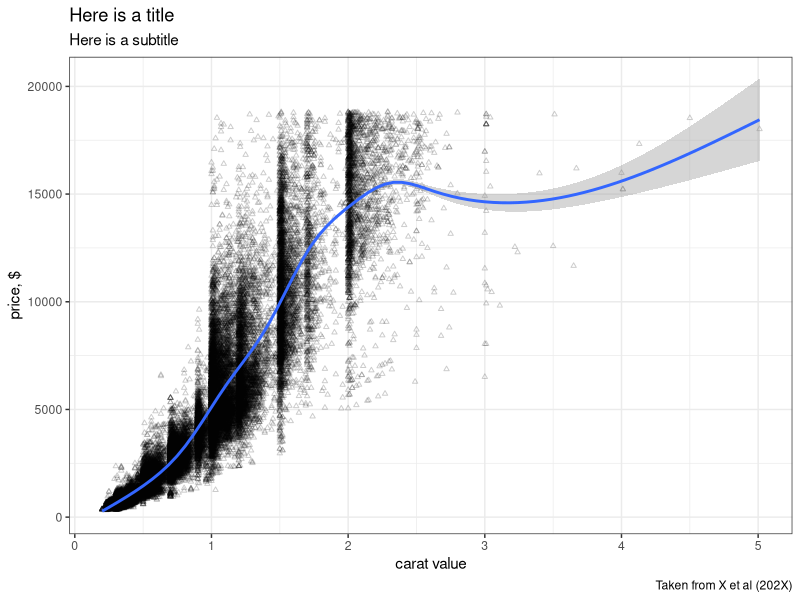
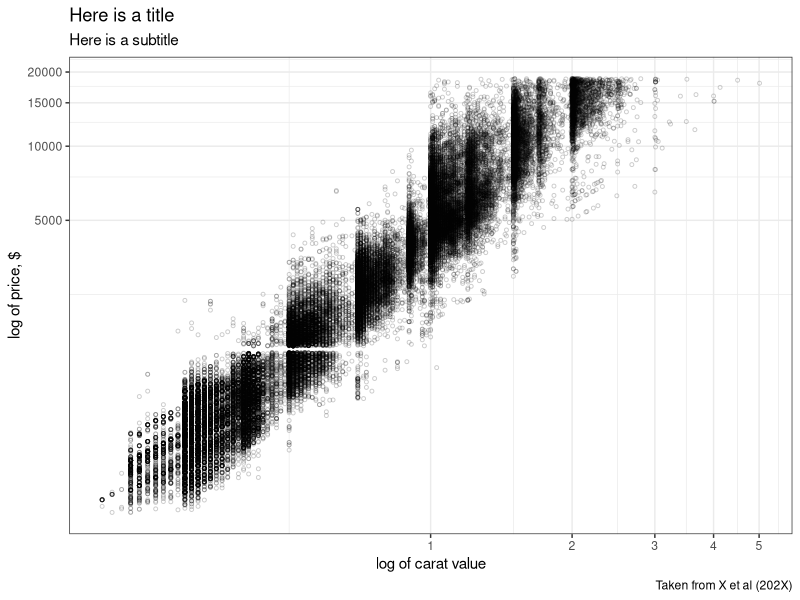
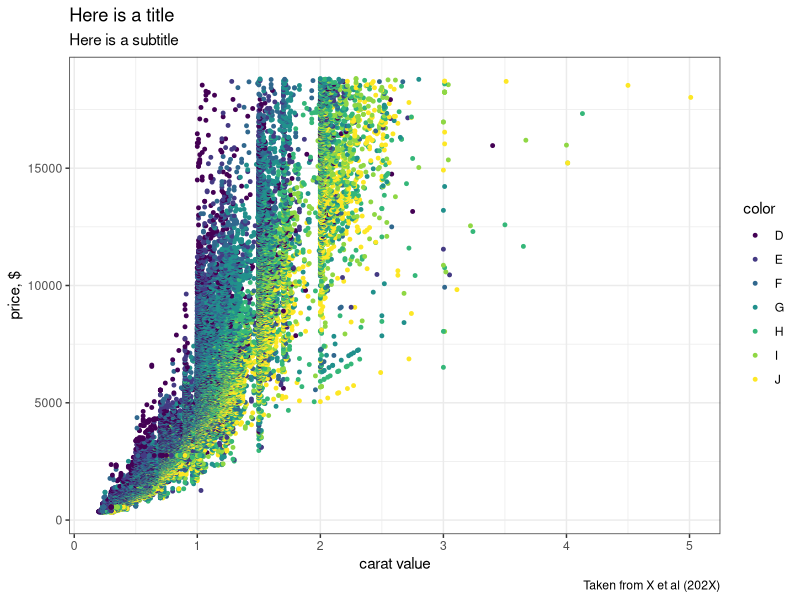
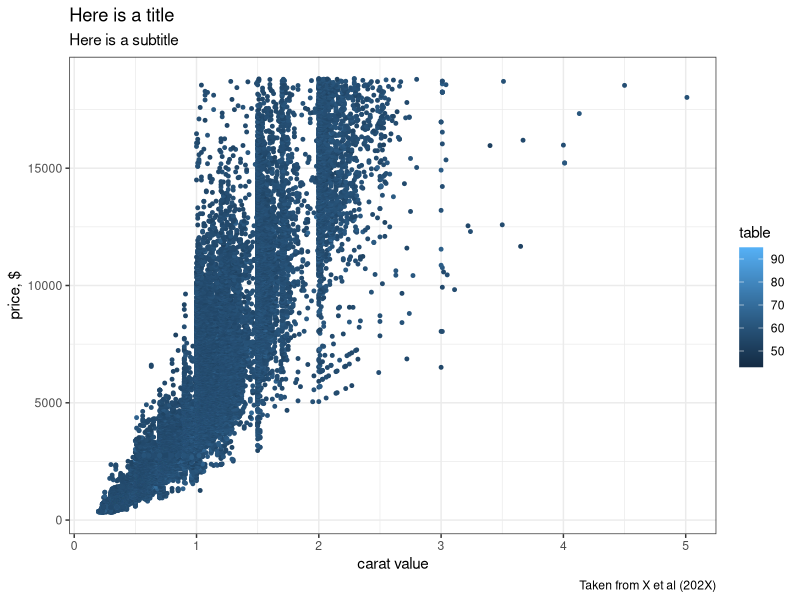
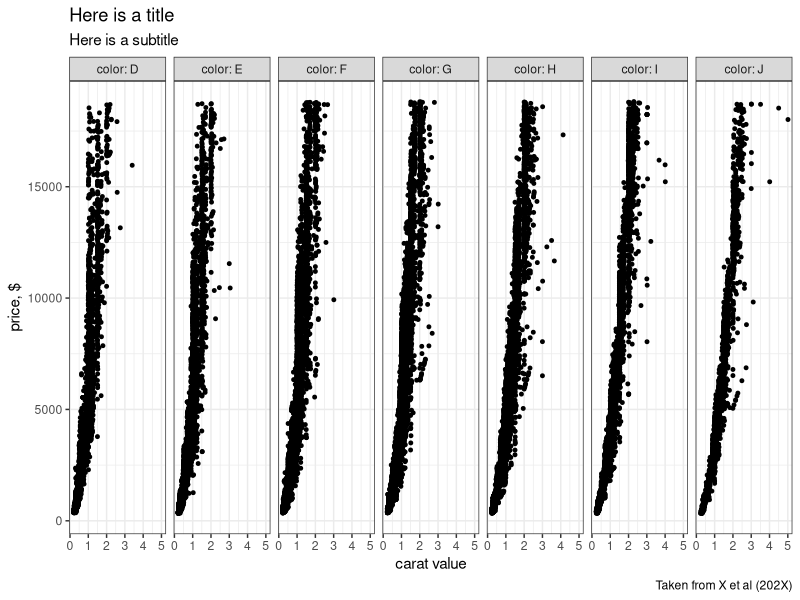
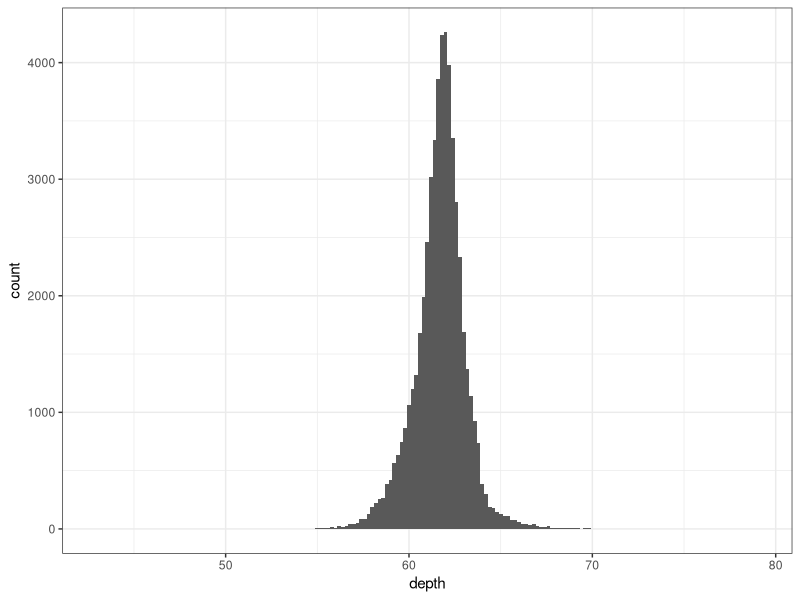
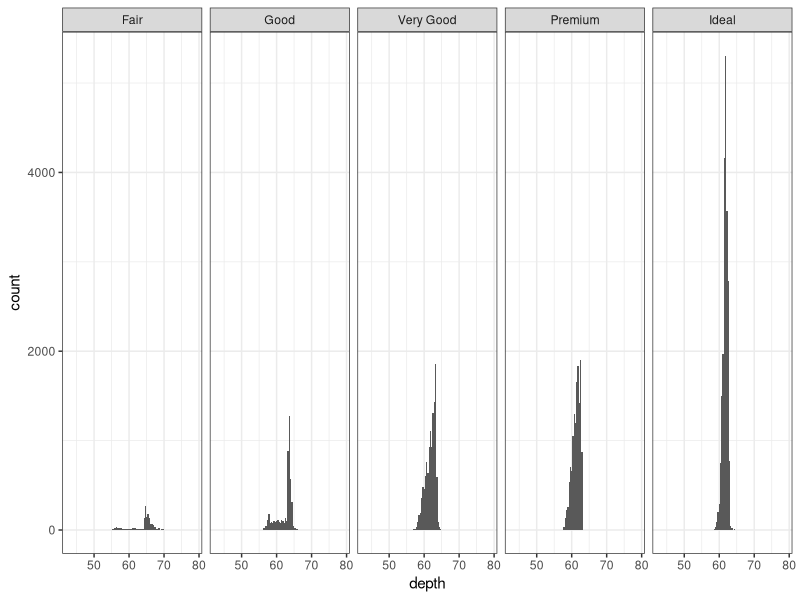
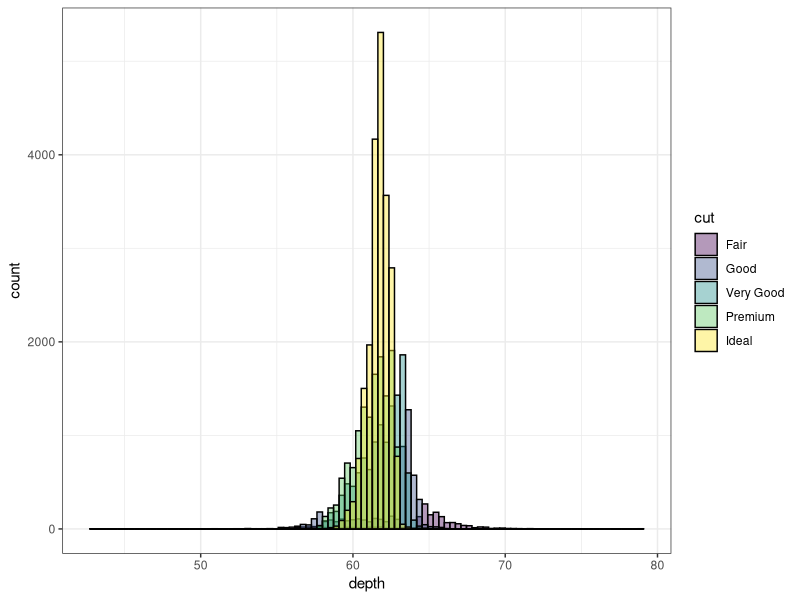

These charts were generated, in order, by the following R code:
## ---- chunk 1
knitr::opts_chunk$set(echo = TRUE)
## ---- chunk 2
# fits through a smooth curve
#install.packages('ggplot2')
library(ggplot2)
theme_set(theme_bw())
#data(diamonds)
#??diamonds
# scatterplot of price and carat
#plot(price~carat,data=diamonds)
ggplot(diamonds, aes(x=carat,y=price)) +
                 geom_point(col='black',alpha=.2,size=1,shape=2) +
                 labs(y='price, $',x='carat value',title='Here is a title',subtitle='Here is a subtitle', caption='Taken from X et al (202X)') +
                  geom_smooth()
## ---- chunk 3
# transforming axes
ggplot(diamonds, aes(x=carat,y=price)) +
                 geom_point(col='black',alpha=.2,size=1,shape=1) +
                 labs(y='log of price, $',x='log of carat value',title='Here is a title',subtitle='Here is a subtitle', caption='Taken from X et al (202X)') +
        coord_trans(x='log10',y='log10')
                 
## ---- chunk 4
# add information from a third variable (categorical)
ggplot(diamonds, aes(x=carat,y=price,col=color)) +
                 geom_point(size=1) +
                 labs(y='price, $',x='carat value',title='Here is a title',subtitle='Here is a subtitle', caption='Taken from X et al (202X)')
## ---- chunk 5
# add information from a third variable (continuous)
ggplot(diamonds, aes(x=carat,y=price,col=table)) +
                 geom_point(size=1) +
                 labs(y='price, $',x='carat value',title='Here is a title',subtitle='Here is a subtitle', caption='Taken from X et al (202X)')
## ---- chunk 6
# conditional plots
ggplot(diamonds, aes(x=carat,y=price)) +
                 geom_point(size=1) +
                 labs(y='price, $',x='carat value',title='Here is a title',subtitle='Here is a subtitle', caption='Taken from X et al (202X)') +
  facet_wrap(~color,nrow=1,labeller=label_both)
## ---- chunk 7
# Make a histogram in ggplot
ggplot(diamonds,aes(depth)) +
          geom_histogram(binwidth =.2)
## ---- chunk 8
# Make multiple histograms side by side
ggplot(diamonds,aes(depth)) +
          geom_histogram(bins=100) +
          facet_wrap(~cut,nrow=1)
## ---- chunk 9
# Make multiple histograms in one graph
ggplot(diamonds,aes(depth,fill=cut)) +
          geom_histogram(bins=100,color='black',alpha=.4,position = 'identity')
